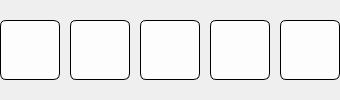
             <widget class="QFrame" name="frame_run_6">
              <property name="enabled">
               <bool>false</bool>
              </property>
              <property name="lineWidth">
               <number>0</number>
              </property>
              <layout class="QGridLayout" name="gridLayout_4">
               <property name="leftMargin">
                <number>0</number>
               </property>
               <property name="topMargin">
                <number>0</number>
               </property>
               <property name="rightMargin">
                <number>0</number>
               </property>
               <property name="bottomMargin">
                <number>0</number>
               </property>
               <property name="spacing">
                <number>10</number>
               </property>
               <item row="0" column="0">
                <widget class="QPushButton" name="pushButton_6_1">
                 <property name="minimumSize">
                  <size>
                   <width>60</width>
                   <height>60</height>
                  </size>
                 </property>
                 <property name="maximumSize">
                  <size>
                   <width>60</width>
                   <height>60</height>
                  </size>
                 </property>
                 <property name="focusPolicy">
                  <enum>Qt::ClickFocus</enum>
                 </property>
                 <property name="styleSheet">
                  <string notr="true">QPushButton
{
background-color: #fdfdfd;
color: black;
border: 1px solid black;
border-radius: 6px;
font-size: 26pt;
}

QPushButton:focus
{
 background-color: white;
border: 2px solid black;
}</string>
                 </property>
                 <property name="text">
                  <string/>
                 </property>
                </widget>
               </item>
               <item row="0" column="4">
                <widget class="QPushButton" name="pushButton_6_5">
                 <property name="minimumSize">
                  <size>
                   <width>60</width>
                   <height>60</height>
                  </size>
                 </property>
                 <property name="maximumSize">
                  <size>
                   <width>60</width>
                   <height>60</height>
                  </size>
                 </property>
                 <property name="focusPolicy">
                  <enum>Qt::ClickFocus</enum>
                 </property>
                 <property name="styleSheet">
                  <string notr="true">QPushButton
{
background-color: #fdfdfd;
color: black;
border: 1px solid black;
border-radius: 6px;
font-size: 26pt;
}

QPushButton:focus
{
 background-color: white;
border: 2px solid black;
}</string>
                 </property>
                 <property name="text">
                  <string/>
                 </property>
                </widget>
               </item>
               <item row="0" column="3">
                <widget class="QPushButton" name="pushButton_6_4">
                 <property name="minimumSize">
                  <size>
                   <width>60</width>
                   <height>60</height>
                  </size>
                 </property>
                 <property name="maximumSize">
                  <size>
                   <width>60</width>
                   <height>60</height>
                  </size>
                 </property>
                 <property name="focusPolicy">
                  <enum>Qt::ClickFocus</enum>
                 </property>
                 <property name="styleSheet">
                  <string notr="true">QPushButton
{
background-color: #fdfdfd;
color: black;
border: 1px solid black;
border-radius: 6px;
font-size: 26pt;
}

QPushButton:focus
{
 background-color: white;
border: 2px solid black;
}</string>
                 </property>
                 <property name="text">
                  <string/>
                 </property>
                </widget>
               </item>
               <item row="0" column="2">
                <widget class="QPushButton" name="pushButton_6_3">
                 <property name="minimumSize">
                  <size>
                   <width>60</width>
                   <height>60</height>
                  </size>
                 </property>
                 <property name="maximumSize">
                  <size>
                   <width>60</width>
                   <height>60</height>
                  </size>
                 </property>
                 <property name="focusPolicy">
                  <enum>Qt::ClickFocus</enum>
                 </property>
                 <property name="styleSheet">
                  <string notr="true">QPushButton
{
background-color: #fdfdfd;
color: black;
border: 1px solid black;
border-radius: 6px;
font-size: 26pt;
}

QPushButton:focus
{
 background-color: white;
border: 2px solid black;
}</string>
                 </property>
                 <property name="text">
                  <string/>
                 </property>
                </widget>
               </item>
               <item row="0" column="1">
                <widget class="QPushButton" name="pushButton_6_2">
                 <property name="minimumSize">
                  <size>
                   <width>60</width>
                   <height>60</height>
                  </size>
                 </property>
                 <property name="maximumSize">
                  <size>
                   <width>60</width>
                   <height>60</height>
                  </size>
                 </property>
                 <property name="focusPolicy">
                  <enum>Qt::ClickFocus</enum>
                 </property>
                 <property name="styleSheet">
                  <string notr="true">QPushButton
{
background-color: #fdfdfd;
color: black;
border: 1px solid black;
border-radius: 6px;
font-size: 26pt;
}

QPushButton:focus
{
 background-color: white;
border: 2px solid black;
}</string>
                 </property>
                 <property name="text">
                  <string/>
                 </property>
                </widget>
               </item>
              </layout>
             </widget>
